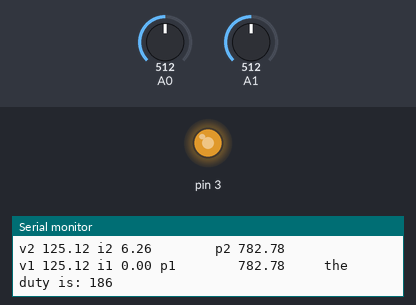
The sketch below on a simulated Arduino Uno, built with avr-gcc and run on an emulated ATmega328P. Shown: output pins drawn as LEDs (lit = HIGH), the last lines printed to the serial monitor. The inputs (shaded band) are chosen by the test bench; at power-on: A1 = 512, A0 = 512.

Above: at 1.25 s.
1.3 s: A1 set to 0
At 4.27 s:
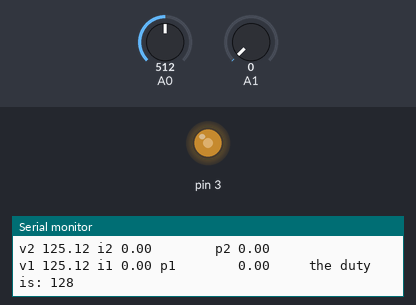
4.3 s: A0 set to 417
7.3 s: A0 set to 403
At 7.58 s:
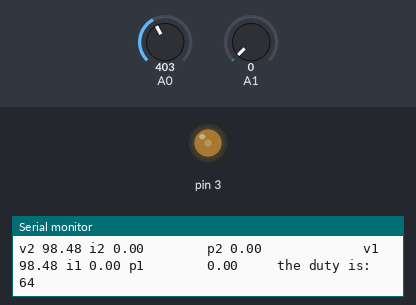
10.3 s: A1 set to 7
At 10.8 s:
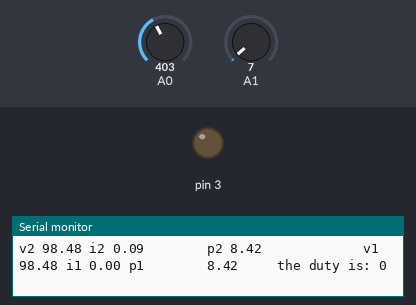
13.3 s: A1 set to 10
Timing chart, 0 to 17.3 s (numbered marks = the images above; inputs shaded):
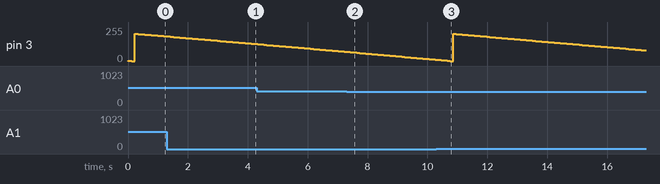

The sketch:

max_power_PandO_method.ino
```cpp
float v1=0;
float v2=0;

float i1=0;
float i2=0;

float p1=0;
float p2=0;
byte duty=0;

float v2sum=0;
float i2sum=0;


void setup() {
  // put your setup code here, to run once:
  Serial.begin(9600);
  pinMode(A0,INPUT);
  pinMode(A1,INPUT);

}

void loop()
{// put your main code here, to run repeatedly:
  v2sum=0,i2sum=0;
  for(int i=0;i<10;i++)
  {
    v2sum+=5.0/1023*analogRead(A0)/0.02;
    i2sum+=5.0/1023*analogRead(A1)/0.4;
    delayMicroseconds(5);
  }
  v2=v2sum/10;
  i2=i2sum/10;
  Serial.print("v2 ");
  Serial.print(v2);
  Serial.print(" i2 ");
  Serial.print(i2);
  p2=v2*i2;
  Serial.print("        p2 ");
  Serial.print(p2);
  Serial.print("             v1 ");
  Serial.print(v1);
  Serial.print(" i1 ");
  Serial.print(i1);
  Serial.print(" p1        ");
  Serial.print(p1);


  if( (v2>v1 && p2>p1) || (v2<v1 && p1>p2))
  {
   duty=duty+2;
  }
  else
  {
    duty=duty-2;
  }
  v1=v2;
  p1=p2;

  if(duty>204)
  {
    duty=204;
  }
  analogWrite(3,duty);
  delay(10);
  Serial.print("     the duty is: ");
  Serial.println(duty);

}
```

Measured:
- the behaviour switches between 410 and 409 on A0 (found by bisection; images 1 and 2)
